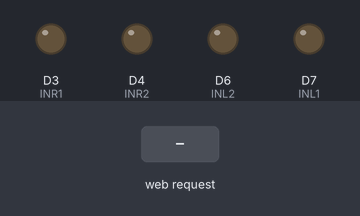
Recording of a sketch running on a simulated ESP8266 (Wemos D1 mini). Shown: output pins drawn as LEDs (lit = HIGH). Inputs (shaded band) come from the test bench. WiFi joins after 1.5 s; servers stay silent unless stated; what the sketch prints to the serial monitor is not drawn.

Above: at 2.7 s.
2.8 s: HTTP request GET /control/forward received
At 3.3 s:
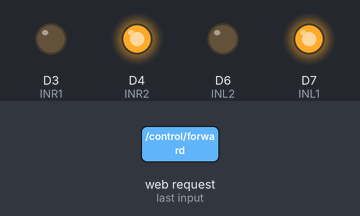
4.3 s: HTTP request GET /control/backward received
At 5.5 s:
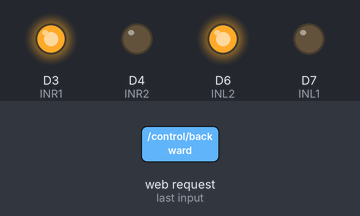
5.8 s: HTTP request GET /control/left received
At 6.7 s:
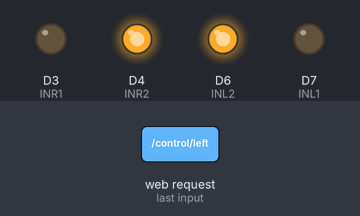
7.3 s: HTTP request GET /control/right received
At 7.9 s:
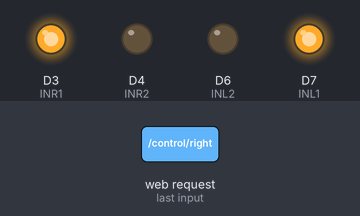
Timing chart, 0 to 9.8 s (numbered marks = the images above; inputs shaded):
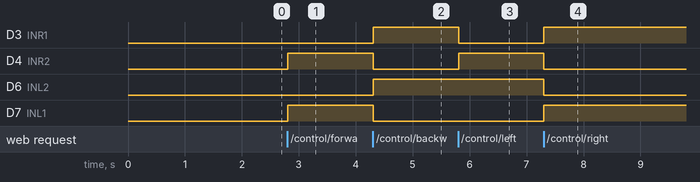

The sketch:

WeMos_D1_Mini_Wifi_Robot.ino
```cpp
// Load Wi-Fi library
#include <ESP8266WiFi.h>
/*
 * Wemos D1 mini + L298N wifi-enabled Robot Controller
 * Control your Create mobile robot using this framework
 * Github Repo -
 * Dependencies:
 *    1. ESP8266 library: Sketch >> Include Library >> Manage Libraries >> Search for ESP8266com & install
 *    2. Arduino Board Manager URL (Copy & paste in Arduino >> Preferences): http://arduino.esp8266.com/stable/package_esp8266com_index.json
 *    3. Set board to WeMos D1 R2 & mini under Tools >> Board.
 *    4. Change baud rate to 115200 Tools >> Upload Speed >> 115200
 * ---
 * Wemos D1 mini + L298N wifi-enabled Robot Controller by Learn Robotics LLC is licensed under a Creative Commons Attribution-ShareAlike 4.0 International License.
 * Based on a work at https://www.learnrobotics.org/blog.
 * Permissions beyond the scope of this license may be available at https://www.learnrobotics.org/contact.
 * v1.0 published 03/06/2018 by Liz Miller
 * Refer to Terms & Conditions at https://www.learnrobotics.org/terms-conditions/
 *
 * Built with references from:
 *  Random Nerd Tutorials - https://randomnerdtutorials.com/esp8266-web-server/
 *  L298N Wiring Diagram - http://www.14core.com/wiring-driving-the-l298n-h-bridge-on-2-to-4-dc-motors/
 *  Wemos-D1-Mini-RC - https://github.com/wassgha/WemosD1MiniRC
 *  esp8266-robot - https://github.com/openhomeautomation/esp8266-robot
 */

// Replace with your network credentials
const char* ssid     = "yourssid";
const char* password = "yourpassword";

// Set web server port number to 80
WiFiServer server(80);

// Variable to store the HTTP request
String header;
// Auxiliar variable to store the current output state
String outputState = "off"; //initially set to off
String outputDirection = "n/a"; //initially no direction

// Motor Inputs (INL=left in INR=right in)
const int INL1 = D7;
const int INL2 = D6;
const int INR1 = D3;
const int INR2 = D4;

//from BasicHttpClient example
/*void setupWifi(){
      USE_SERIAL.begin(115200);
   // USE_SERIAL.setDebugOutput(true);

    USE_SERIAL.println();
    USE_SERIAL.println();
    USE_SERIAL.println();

    for(uint8_t t = 4; t > 0; t--) {
        USE_SERIAL.printf("[SETUP] WAIT %d...\n", t);
        USE_SERIAL.flush();
        delay(1000);
    }

    WiFi.mode(WIFI_STA);
    WiFiMulti.addAP("ROBONET", "Mast3rSUsh1");
}*/

void connectToWifi(){
  // Connect to Wi-Fi network with SSID and password
  Serial.print("Connecting to ");
  Serial.println(ssid);
  WiFi.begin(ssid, password);
  while (WiFi.status() != WL_CONNECTED) {
    delay(500);
    Serial.print(".");
  }
  // Print local IP address and start web server
  Serial.println("");
  Serial.println("WiFi connected.");
  Serial.println("IP address: ");
  Serial.println(WiFi.localIP());
  server.begin();
}

void setup() {
  // put your setup code here, to run once:
  pinMode(INL1, OUTPUT);
  pinMode(INL2, OUTPUT);
  pinMode(INR1, OUTPUT);
  pinMode(INR2, OUTPUT);
  stopMotors(); //ensure motors are off on initialization
  Serial.begin(115200);
  connectToWifi(); //rui example
}

void right(){
  Serial.println("right...");
  digitalWrite(INL1, HIGH);
  analogWrite(INL2, LOW);
  digitalWrite(INR1, HIGH);
  analogWrite(INR2, LOW);
}

void left(){
  Serial.println("left...");
  digitalWrite(INL1, LOW);
  digitalWrite(INL2, HIGH);
  digitalWrite(INR1, LOW);
  digitalWrite(INR2, HIGH);
}

void stopMotors(){
  Serial.println("stop...");
  digitalWrite(INL1, LOW);
  digitalWrite(INL2, LOW);
  digitalWrite(INR1, LOW);
  digitalWrite(INR2, LOW);
}

void forward(){
  Serial.println("forward...");
  digitalWrite(INL1, HIGH);
  digitalWrite(INL2, LOW);
  digitalWrite(INR1, LOW);
  digitalWrite(INR2, HIGH);
}

void backward(){
  Serial.println("backward...");
  digitalWrite(INL1, LOW);
  digitalWrite(INL2, HIGH);
  digitalWrite(INR1, HIGH);
  digitalWrite(INR2, LOW);
}

//Create a web server on local network address
void createWebServer(){
  WiFiClient client = server.available();   // Listen for incoming clients
  if (client) {                             // If a new client connects,
    Serial.println("New Client.");          // print a message out in the serial port
    String currentLine = "";                // make a String to hold incoming data from the client
    while (client.connected()) {            // loop while the client's connected
      if (client.available()) {             // if there's bytes to read from the client,
        char c = client.read();             // read a byte, then
        Serial.write(c);                    // print it out the serial monitor
        header += c;
        if (c == '\n') {                    // if the byte is a newline character
          // if the current line is blank, you got two newline characters in a row.
          // that's the end of the client HTTP request, so send a response:
          if (currentLine.length() == 0) {
            // HTTP headers always start with a response code (e.g. HTTP/1.1 200 OK)
            // and a content-type so the client knows what's coming, then a blank line:
            client.println("HTTP/1.1 200 OK");
            client.println("Content-type:text/html");
            client.println("Connection: close");
            client.println();

            // Motor Control (On & Off)
            if (header.indexOf("GET /control/forward") >= 0) {
              outputState = "ON";
              outputDirection = "MOVING FORWARDS";
              forward();

            } else if (header.indexOf("GET /control/stop") >= 0) {
              outputState = "OFF";
              outputDirection = "ROBOT IS NOT MOVING";
              stopMotors();

            } else if (header.indexOf("GET /control/backward") >= 0) {
              outputState = "ON";
              outputDirection = "MOVING BACKWARDS";
              backward();

            } else if (header.indexOf("GET /control/left") >= 0) {
              outputState = "ON";
              outputDirection = "MOVING LEFT";
              left();

            } else if (header.indexOf("GET /control/right") >= 0) {
              outputState = "ON";
              outputDirection = "MOVING RIGHT...";
              right();
            }

            // Display the HTML web page
            client.println("<!DOCTYPE html><html>");
            client.println("<head><meta name=\"viewport\" content=\"width=device-width, initial-scale=1\">");
            client.println("<link rel=\"icon\" href=\"data:,\">");

            // CSS to style the on/off buttons
            // Feel free to change the background-color and font-size attributes to fit your preferences
            client.println("<style>html { font-family: Helvetica; display: inline-block; margin: 0px auto; text-align: center;}");
            client.println(".button { background-color: #2ca545; border: none; color: white; padding: 16px 40px; margin: 25px");
            client.println("text-decoration: none; font-size: 30px; margin: 2px; cursor: pointer;}</style></head>");

            // Web Page Heading
            client.println("<img src=https://www.learnrobotics.org/wp-content/uploads/2017/11/cropped-logo-small-1.png height=50px>");
            client.println("<h2>Wifi Mobile Robot Controller</h2>");
            client.println("<p> Take control of your robot from anywhere on your home network! Tutorial sponsored by <a href=https://www.learnrobotics.org>Learn Robotics</a></p>");
            client.println(" ");
            client.println(" ");

            // Display current state, and controller buttons for robot
            client.println("<p>Robot State " + outputState + " Robot Direction " + outputDirection +"</p>");

            client.println("<p><a href=\"/control/forward\"><button class=\"button\">FORWARD</button></a></p>");
            client.print("<p><a href=\"/control/left\"><button class=\"button\">LEFT</button></a> <a href=\"/control/stop\"><button class=\"button\">STOP</button></a> <a href=\"/control/right\"><button class=\"button\">RIGHT</button></a></p>");
            client.println("<p><a href=\"/control/backward\"><button class=\"button\">BACKWARD</button></a></p>");


            client.println("</body></html>");

            // The HTTP response ends with another blank line
            client.println();
            // Break out of the while loop
            break;
          } else { // if you got a newline, then clear currentLine
            currentLine = "";
          }
        } else if (c != '\r') {  // if you got anything else but a carriage return character,
          currentLine += c;      // add it to the end of the currentLine
        }
      }
    }
    // Clear the header variable
    header = "";
    // Close the connection
    client.stop();
    Serial.println("Client disconnected.");
    Serial.println("");
  }
}

void loop(){
  createWebServer();
}
```

Measured:
- after the input at 2.8 s, D4 (INR2), D7 (INL1): LOW → HIGH at once
- after the input at 4.3 s, D3 (INR1), D6 (INL2): LOW → HIGH at once; D4 (INR2), D7 (INL1): HIGH → LOW at once
- after the input at 5.8 s, D3 (INR1): HIGH → LOW at once; D4 (INR2): LOW → HIGH at once
- after the input at 7.3 s, D3 (INR1), D7 (INL1): LOW → HIGH at once; D4 (INR2), D6 (INL2): HIGH → LOW at once
